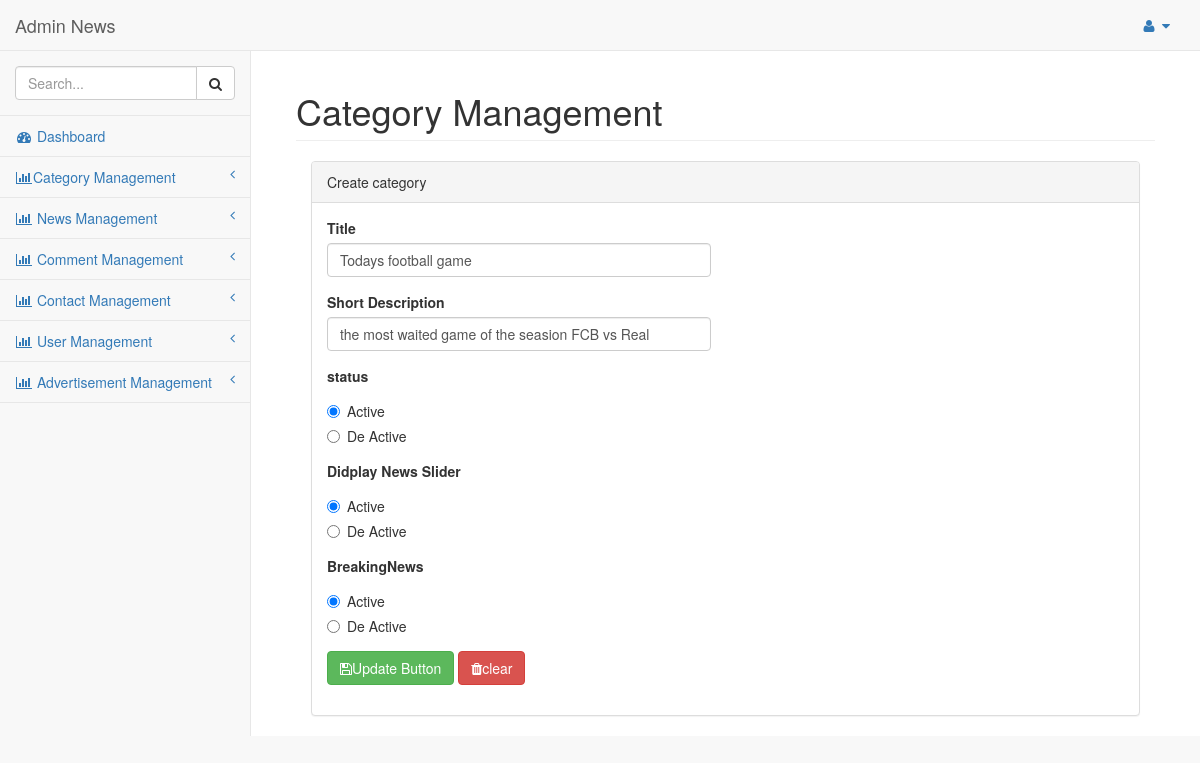
Screenshot of /sadmin/edit_news.php?id=13 (signed in) with the database file from the repository.
### tables this page shows
CREATE TABLE `tbl_news` (
  `id` int(11) NOT NULL,
  `category_id` int(11) NOT NULL,
  `title` varchar(50) NOT NULL,
  `short_description` varchar(50) NOT NULL,
  `content` text NOT NULL,
  `status` tinyint(1) NOT NULL,
  `slider_key` tinyint(1) NOT NULL,
  `feature_image` varchar(254) NOT NULL,
  `view_count` int(11) NOT NULL,
  `created_by` varchar(50) NOT NULL,
  `modified_by` varchar(50) NOT NULL,
  `created_date` date NOT NULL,
  `modified_date` date NOT NULL,
  `breaking_key` tinyint(1) NOT NULL
);

### sadmin/class/common.php (called while the page is built, shortened)
<?php
abstract class Common{
	function select($sql){
		$abc=new mysqli('localhost','root','','db_sadmin');
		$res=$abc->query($sql);
		$data=[];
		if ($res->num_rows>0) {
			while ($row=$res->fetch_assoc()) {
				array_push($data, $row);
			}
		}
		return $data;
	}
}
?>

### sadmin/class/news.class.php (called while the page is built, shortened)
<?php
require_once "common.php";
class News extends Common{
	public $id,$category_id,$content,$status,$created_by,$modified_by,$created_date,$modified_date,$slider_key,$breaking_key,$title,$short_description,$feature_image,$view_count;
	public function selectcategorybyid(){
		$sql="select * from tbl_news where id='$this->id'";
		$list=$this->select($sql);
		return $list;
}
}
?>

### sadmin/edit_news.php (the view, shortened to what this page needs)
<?php
require_once "class/news.class.php";
$obj=new News();
$obj->id=$_GET['id'];
$record=$obj->selectcategorybyid();
?>
<?php
require_once "header.php";
?>
<div id="page-wrapper">
    <div class="container-fluid">
        <div class="row">
            <div class="col-lg-12">
                <h1 class="page-header">Category Management</h1>
            </div>
        </div>
        <div class="col-lg-12">
            <div class="panel panel-default">
                <div class="panel-heading">
                    Create category
                </div>
                <div class="panel-body">
                  <div class="row">
                    <div class="col-lg-6">
                        <form role="form" action="" method="post" id="categoryform" novalidate="">
                            <div class="form-group">
                                <div class="form-group">
                                    <label>Title</label>
                                    <input type="text" name="title" class="form-control" placeholder="Enter title" required="" value="<?php echo $record[0]['title']; ?>">
                                </div>
                                <div class="form-group">
                                    <label>Short Description</label>
                                    <input type="text" name="short_description" class="form-control" placeholder="Enter short description" required="" value="<?php echo $record[0]['short_description']; ?>">
                                </div>
                                <div class="form-group">
                                    <label>status</label>
                                    <?php if($record[0]['status']==1) {?>
                                    <div class="radio">
                                        <label>
                                            <input type="radio" name="status" id="status" value="1" checked >Active
                                        </label>
                                    </div>
                                    <div class="radio">
                                        <label>
                                            <input type="radio" name="status" id="status" value="0" >De Active
                                        </label>
                                    </div>
                                    <?php } ?>
                                </div>
                                    <div class="form-group">
                                    <label>Didplay News Slider</label>
                                    <?php if($record[0]['status']==1) {?>
                                    <div class="radio">
                                        <label>
                                            <input type="radio" name="slider_key" id="slider_key" value="1" checked >Active
                                        </label>
                                    </div>
                                    <div class="radio">
                                        <label>
                                            <input type="radio" name="slider_key" id="slider_key" value="0" >De Active
                                        </label>
                                    </div>
                                    <?php } ?>
                                </div>
                                <div class="form-group">
                                    <label>BreakingNews</label>
                                    <?php if($record[0]['status']==1) {?>
                                    <div class="radio">
                                        <label>
                                            <input type="radio" name="breaking_key" id="breaking_key" value="1" checked >Active
                                        </label>
                                    </div>
                                    <div class="radio">
                                        <label>
                                            <input type="radio" name="breaking_key" id="breaking_key" value="0" >De Active
                                        </label>
                                    </div>
                                    <?php } ?>
                                </div>
                                <button type="submit" class="btn btn-success" name="btnupdate"><i class="fa fa-save"></i>Update Button</button>
                                <button type="reset" class="btn btn-danger"><i class="fa fa-trash"></i>clear</button>
                            </form>
                        </div>
                    </div>
                </div>
            </div>
        </div>
    </div>
</div>
<?php require_once "footer.php"; ?>

### rows the page displays
tbl_news: title "Todays football game", short_description "the most waited game of the seasion FCB vs Real"
